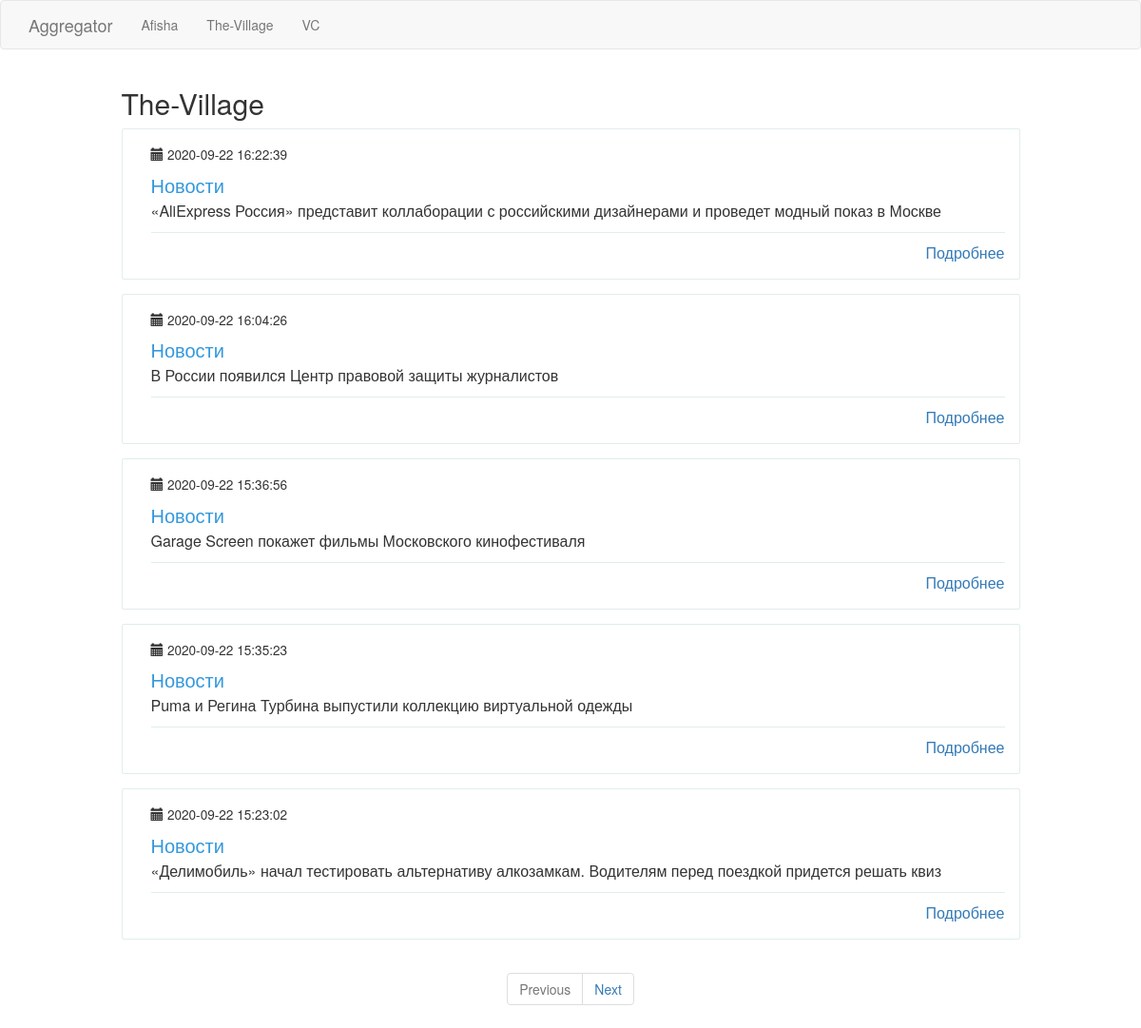
The app's page /village with its own data.
### app/models.py (models this page shows, shortened)
class PaginatedAPIMixin(object):
    @staticmethod
    def to_collection_dict(query, page, per_page, endpoint, **kwargs):
        resources = query.paginate(page, per_page, False)
        data = {
            'items': [item.to_dict() for item in resources.items],
            '_meta': {
                'page': page,
                'per_page': per_page,
                'total_pages': resources.pages,
                'total_items': resources.total
            },
            '_links': {
                'self': url_for(endpoint, page=page, per_page=per_page, **kwargs),
                'next': url_for(endpoint, page=page + 1, per_page=per_page, **kwargs) if resources.has_next else None,
                'prev': url_for(endpoint, page=page - 1, per_page=per_page, **kwargs) if resources.has_prev else None
            }
        }
        return data

class News(PaginatedAPIMixin, db.Model):
    id = db.Column(db.Integer, primary_key=True)
    header = db.Column(db.String(120), index=True, unique=True)
    link = db.Column(db.String(120), index=True, unique=True)
    timestamp = db.Column(db.DateTime, index=True, default=datetime.utcnow)
    user_id = db.Column(db.Integer, db.ForeignKey('resource.id'))

### app/main/routes.py (the view)
@bp.route('/village', methods=['GET'])
def village():
    page = request.args.get('page', 1, type=int)
    news = News.query.filter_by(user_id=2).order_by(News.timestamp.desc())\
        .paginate(page, current_app.config['POSTS_PER_PAGE'], False)
    next_url = url_for('main.village', page=news.next_num) if news.has_next else None
    prev_url = url_for('main.village', page=news.prev_num) if news.has_prev else None
    return render_template("news.html", news=news.items, title="The-Village", next_url=next_url, prev_url=prev_url)

### app/templates/news.html (shortened to what this page needs)
{% extends "base.html" %}
{% block content %}
    <div class="container">
      <div class="row">
         <div class="col-md-10 col-md-offset-1 header-h2">
             <h2>{{ title }}</h2>
         </div>
        {% for new in news %}
        <div class="col-md-10 col-md-offset-1">
          <div class="wp-block property list">
            <div class="wp-block-body">
              <div class="wp-block-content">
                <small>
                 <span class="glyphicon glyphicon-calendar" aria-hidden="true"></span> {{ new.timestamp  }}
                </small>
                <h4 class="content-title">Новости</h4>
                <p class="description">{{ new.header }}</p>
                <span class="pull-right">
                  <span class="capacity">
                     <a href="{{ new.link }}">Подробнее</a>
                  </span>
                </span>
              </div>
            </div>
          </div>
        </div>
      {% endfor %}
      </div>
    </div>
<nav class="text-center" aria-label="Page navigation example">
  <ul class="pagination">
    <li class="page-item {% if not prev_url %} disabled{% endif %}">
      <a class="page-link" href="{{ prev_url or '#' }}" tabindex="-1">Previous</a>
    </li>
    <li class="page-item{% if not next_url %} disabled{% endif %}">
      <a class="page-link" href="{{ next_url or '#' }}">Next</a>
    </li>
  </ul>
</nav>
{% endblock %}

### app/static/style.css (style rules this page uses)
.wp-block { margin: 0 0 15px 0; -webkit-transition: all .3s linear; transition: all .3s linear; position: relative; cursor: default; border-radius: 2px; }
.wp-block.property.list { border: 1px solid #e0eded; margin-bottom: 15px !important; }
.wp-block.property.list { padding: 15px 15px 0 15px; }
.wp-block.property.list { margin: 0; padding: 0; font-size: 16px; font-weight: 400; }
.wp-block .wp-block-body { padding: 15px; }
.wp-block.property.list .wp-block-content .content-title { font-size: 20px; color: #3498db; margin-bottom: 5px; }
.wp-block.property.list .wp-block-body .wp-block-content { width: 10%; display: table-cell; vertical-align: top; padding-left: 15px; }
.wp-block.property.list .wp-block-content .description { padding-bottom: 10px; border-bottom: 1px solid #e0eded; }

### records on screen
News: timestamp "2020-09-22 16:22:39", header "«AliExpress Россия» представит коллаборации с российскими дизайнерами и проведет модный показ в Москве"
News: timestamp "2020-09-22 16:04:26", header "В России появился Центр правовой защиты журналистов"
News: timestamp "2020-09-22 15:36:56", header "Garage Screen покажет фильмы Московского кинофестиваля"
News: timestamp "2020-09-22 15:35:23", header "Puma и Регина Турбина выпустили коллекцию виртуальной одежды"
News: timestamp "2020-09-22 15:23:02", header "«Делимобиль» начал тестировать альтернативу алкозамкам. Водителям перед поездкой придется решать квиз"

### other values on screen
{{ title }} "The-Village"
